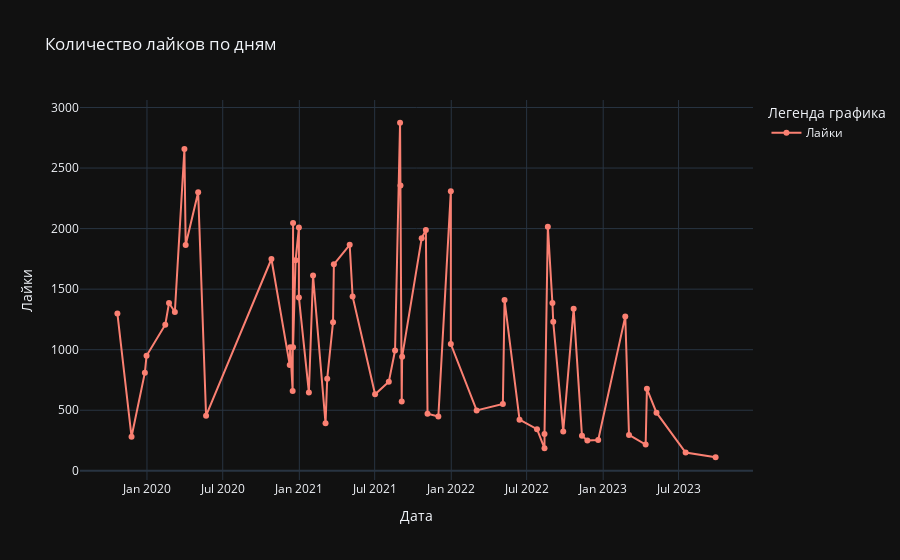

The code cell stored with this chart in its notebook:
### Markdown cell above
## Количество лайков по дням

### Code cell
df_all_sorted = df_all.sort_values('time')

fig = px.line(df_all_sorted,
             x='time',
             y='likes',
             title='Количество лайков по дням',
             template='plotly_dark'
)

fig.update_traces(
    line_color=px.colors.qualitative.Set3[3],
    showlegend=True,
    name='Лайки',
    mode='markers+lines'  # Add this line to include markers
)

fig.update_layout(
    showlegend=True,
    legend_title='Легенда графика'
)

fig.update_yaxes(title_text='Лайки')
fig.update_xaxes(title_text='Дата')

fig.show()

### Figure 1 — Plotly figure (JSON) as saved in the notebook; plotly's stock layout.template omitted (floating-point values rounded to 4 significant figures)
{"data": [{"hovertemplate": "time=%{x}<br>likes=%{y}<extra></extra>", "legendgroup": "", "line": {"color": "rgb(251,128,114)", "dash": "solid"}, "marker": {"symbol": "circle"}, "mode": "markers+lines", "name": "Лайки", "orientation": "v", "showlegend": true, "type": "scatter", "x": ["2019-10-22T00:00:00", "2019-11-25T00:00:00", "2019-12-27T00:00:00", "2019-12-31T00:00:00", "2020-02-14T00:00:00", "2020-02-23T00:00:00", "2020-03-08T00:00:00", "2020-03-31T00:00:00", "2020-04-03T00:00:00", "2020-05-03T00:00:00", "2020-05-22T00:00:00", "2020-10-26T00:00:00", "2020-12-09T00:00:00", "2020-12-10T00:00:00", "2020-12-16T00:00:00", "2020-12-17T00:00:00", "2020-12-17T00:00:00", "2020-12-23T00:00:00", "2020-12-31T00:00:00", "2020-12-31T00:00:00", "2021-01-24T00:00:00", "2021-02-03T00:00:00", "2021-03-05T00:00:00", "2021-03-09T00:00:00", "2021-03-23T00:00:00", "2021-03-25T00:00:00", "2021-05-02T00:00:00", "2021-05-09T00:00:00", "2021-07-02T00:00:00", "2021-08-04T00:00:00", "2021-08-19T00:00:00", "2021-08-31T00:00:00", "2021-09-01T00:00:00", "2021-09-04T00:00:00", "2021-09-05T00:00:00", "2021-10-22T00:00:00", "2021-11-01T00:00:00", "2021-11-05T00:00:00", "2021-12-01T00:00:00", "2021-12-31T00:00:00", "2021-12-31T00:00:00", "2022-03-03T00:00:00", "2022-05-05T00:00:00", "2022-05-09T00:00:00", "2022-06-14T00:00:00", "2022-07-26T00:00:00", "2022-08-13T00:00:00", "2022-08-13T00:00:00", "2022-08-21T00:00:00", "2022-09-01T00:00:00", "2022-09-03T00:00:00", "2022-09-27T00:00:00", "2022-10-22T00:00:00", "2022-11-11T00:00:00", "2022-11-24T00:00:00", "2022-12-20T00:00:00", "2023-02-23T00:00:00", "2023-03-04T00:00:00", "2023-04-13T00:00:00", "2023-04-16T00:00:00", "2023-05-09T00:00:00", "2023-07-18T00:00:00", "2023-09-28T00:00:00"], "xaxis": "x", "y": [1298, 281, 810, 950, 1206, 1386, 1311, 2657, 1865, 2300, 455, 1749, 874, 1020, 659, 2046, 1021, 1738, 2009, 1432, 647, 1612, 392, 761, 1227, 1705, 1866, 1440, 632, 736, 993, 2874, 2355, 572, 942, 1921, 1989, 471, 448, 2309, 1047, 499, 552, 1410, 422, 344, 186, 305, 2016, 1385, 1230, 325, 1339, 290, 250, 255, 1275, 296, 217, 677, 480, 151, 112], "yaxis": "y"}], "layout": {"legend": {"title": {"text": "Легенда графика"}, "tracegroupgap": 0}, "showlegend": true, "title": {"text": "Количество лайков по дням"}, "xaxis": {"anchor": "y", "domain": [0, 1], "title": {"text": "Дата"}}, "yaxis": {"anchor": "x", "domain": [0, 1], "title": {"text": "Лайки"}}}}
